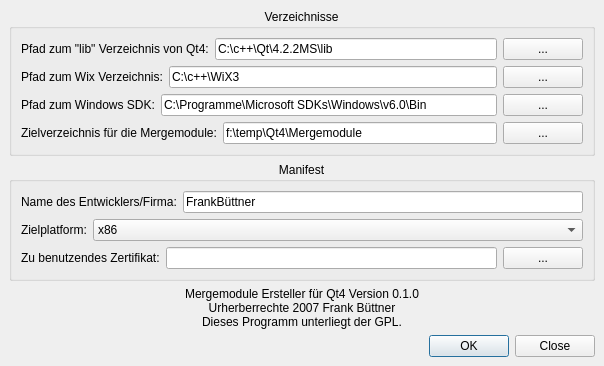
<ui version="4.0" >
 <class>dlgHauptBasis</class>
 <widget class="QMainWindow" name="dlgHauptBasis" >
  <property name="geometry" >
   <rect>
    <x>0</x>
    <y>0</y>
    <width>604</width>
    <height>366</height>
   </rect>
  </property>
  <property name="windowTitle" >
   <string>Mergemodul Ersteller für Qt4</string>
  </property>
  <widget class="QWidget" name="centralwidget" >
   <layout class="QVBoxLayout" >
    <property name="margin" >
     <number>9</number>
    </property>
    <property name="spacing" >
     <number>6</number>
    </property>
    <item>
     <widget class="QGroupBox" name="groupBox" >
      <property name="title" >
       <string>Verzeichnisse</string>
      </property>
      <property name="alignment" >
       <set>Qt::AlignHCenter</set>
      </property>
      <layout class="QVBoxLayout" >
       <property name="margin" >
        <number>9</number>
       </property>
       <property name="spacing" >
        <number>6</number>
       </property>
       <item>
        <layout class="QHBoxLayout" >
         <property name="margin" >
          <number>0</number>
         </property>
         <property name="spacing" >
          <number>6</number>
         </property>
         <item>
          <widget class="QLabel" name="label" >
           <property name="text" >
            <string>Pfad zum "lib" Verzeichnis von Qt4:</string>
           </property>
          </widget>
         </item>
         <item>
          <widget class="QLineEdit" name="txtQtPfad" >
           <property name="sizePolicy" >
            <sizepolicy>
             <hsizetype>7</hsizetype>
             <vsizetype>0</vsizetype>
             <horstretch>255</horstretch>
             <verstretch>0</verstretch>
            </sizepolicy>
           </property>
           <property name="text" >
            <string>C:\c++\Qt\4.2.2MS\lib</string>
           </property>
          </widget>
         </item>
         <item>
          <widget class="QPushButton" name="sfQtPfadSuchen" >
           <property name="sizePolicy" >
            <sizepolicy>
             <hsizetype>1</hsizetype>
             <vsizetype>0</vsizetype>
             <horstretch>0</horstretch>
             <verstretch>0</verstretch>
            </sizepolicy>
           </property>
           <property name="minimumSize" >
            <size>
             <width>0</width>
             <height>0</height>
            </size>
           </property>
           <property name="baseSize" >
            <size>
             <width>0</width>
             <height>0</height>
            </size>
           </property>
           <property name="text" >
            <string>...</string>
           </property>
          </widget>
         </item>
        </layout>
       </item>
       <item>
        <layout class="QHBoxLayout" >
         <property name="margin" >
          <number>0</number>
         </property>
         <property name="spacing" >
          <number>6</number>
         </property>
         <item>
          <widget class="QLabel" name="label_2" >
           <property name="text" >
            <string>Pfad zum Wix Verzeichnis:</string>
           </property>
          </widget>
         </item>
         <item>
          <widget class="QLineEdit" name="txtWixPfad" >
           <property name="sizePolicy" >
            <sizepolicy>
             <hsizetype>7</hsizetype>
             <vsizetype>0</vsizetype>
             <horstretch>255</horstretch>
             <verstretch>0</verstretch>
            </sizepolicy>
           </property>
           <property name="text" >
            <string>C:\c++\WiX3</string>
           </property>
          </widget>
         </item>
         <item>
          <widget class="QPushButton" name="sfWixPfadSuchen" >
           <property name="text" >
            <string>...</string>
           </property>
          </widget>
         </item>
        </layout>
       </item>
       <item>
        <layout class="QHBoxLayout" >
         <property name="margin" >
          <number>0</number>
         </property>
         <property name="spacing" >
          <number>6</number>
         </property>
         <item>
          <widget class="QLabel" name="label_8" >
           <property name="text" >
            <string>Pfad zum Windows SDK:</string>
           </property>
          </widget>
         </item>
         <item>
          <widget class="QLineEdit" name="txtWindowsSDKPfad" >
           <property name="sizePolicy" >
            <sizepolicy>
             <hsizetype>7</hsizetype>
             <vsizetype>0</vsizetype>
             <horstretch>255</horstretch>
             <verstretch>0</verstretch>
            </sizepolicy>
           </property>
           <property name="toolTip" >
            <string>Hier bitte den Pfad eingeben, wo sich die Werkzeuge aus dem Windows SDK befinden.</string>
           </property>
           <property name="text" >
            <string>C:\Programme\Microsoft SDKs\Windows\v6.0\Bin</string>
           </property>
          </widget>
         </item>
         <item>
          <widget class="QPushButton" name="sfWindowsSDKPfadSuchen" >
           <property name="text" >
            <string>...</string>
           </property>
          </widget>
         </item>
        </layout>
       </item>
       <item>
        <layout class="QHBoxLayout" >
         <property name="margin" >
          <number>0</number>
         </property>
         <property name="spacing" >
          <number>6</number>
         </property>
         <item>
          <widget class="QLabel" name="label_3" >
           <property name="text" >
            <string>Zielverzeichnis für die Mergemodule:</string>
           </property>
          </widget>
         </item>
         <item>
          <widget class="QLineEdit" name="txtZielPfad" >
           <property name="sizePolicy" >
            <sizepolicy>
             <hsizetype>7</hsizetype>
             <vsizetype>0</vsizetype>
             <horstretch>255</horstretch>
             <verstretch>0</verstretch>
            </sizepolicy>
           </property>
           <property name="text" >
            <string>f:\temp\Qt4\Mergemodule</string>
           </property>
          </widget>
         </item>
         <item>
          <widget class="QPushButton" name="sfZielpfadSuchen" >
           <property name="text" >
            <string>...</string>
           </property>
          </widget>
         </item>
        </layout>
       </item>
      </layout>
     </widget>
    </item>
    <item>
     <widget class="QGroupBox" name="groupBox_2" >
      <property name="title" >
       <string>Manifest</string>
      </property>
      <property name="alignment" >
       <set>Qt::AlignHCenter</set>
      </property>
      <layout class="QVBoxLayout" >
       <property name="margin" >
        <number>9</number>
       </property>
       <property name="spacing" >
        <number>6</number>
       </property>
       <item>
        <layout class="QHBoxLayout" >
         <property name="margin" >
          <number>0</number>
         </property>
         <property name="spacing" >
          <number>6</number>
         </property>
         <item>
          <widget class="QLabel" name="label_5" >
           <property name="text" >
            <string>Name des Entwicklers/Firma:</string>
           </property>
          </widget>
         </item>
         <item>
          <widget class="QLineEdit" name="txtEntwicklername" >
           <property name="sizePolicy" >
            <sizepolicy>
             <hsizetype>7</hsizetype>
             <vsizetype>0</vsizetype>
             <horstretch>255</horstretch>
             <verstretch>0</verstretch>
            </sizepolicy>
           </property>
           <property name="text" >
            <string>FrankBüttner</string>
           </property>
          </widget>
         </item>
        </layout>
       </item>
       <item>
        <layout class="QHBoxLayout" >
         <property name="margin" >
          <number>0</number>
         </property>
         <property name="spacing" >
          <number>6</number>
         </property>
         <item>
          <widget class="QLabel" name="label_6" >
           <property name="text" >
            <string>Zielplatform:</string>
           </property>
          </widget>
         </item>
         <item>
          <widget class="QComboBox" name="awProzessor" >
           <property name="sizePolicy" >
            <sizepolicy>
             <hsizetype>5</hsizetype>
             <vsizetype>0</vsizetype>
             <horstretch>255</horstretch>
             <verstretch>0</verstretch>
            </sizepolicy>
           </property>
           <item>
            <property name="text" >
             <string>x86</string>
            </property>
           </item>
           <item>
            <property name="text" >
             <string>x64</string>
            </property>
           </item>
           <item>
            <property name="text" >
             <string>ia64</string>
            </property>
           </item>
          </widget>
         </item>
        </layout>
       </item>
       <item>
        <layout class="QHBoxLayout" >
         <property name="margin" >
          <number>0</number>
         </property>
         <property name="spacing" >
          <number>6</number>
         </property>
         <item>
          <widget class="QLabel" name="label_7" >
           <property name="text" >
            <string>Zu benutzendes Zertifikat:</string>
           </property>
          </widget>
         </item>
         <item>
          <widget class="QLineEdit" name="txtZertifikat" >
           <property name="sizePolicy" >
            <sizepolicy>
             <hsizetype>7</hsizetype>
             <vsizetype>0</vsizetype>
             <horstretch>255</horstretch>
             <verstretch>0</verstretch>
            </sizepolicy>
           </property>
           <property name="toolTip" >
            <string>Dies ist der SHA-1 Fingerabdruck des Zertifikates.
Die letzen 8 Bytes bilden den "publicKeyToken" für die Manifeste.</string>
           </property>
           <property name="readOnly" >
            <bool>true</bool>
           </property>
          </widget>
         </item>
         <item>
          <widget class="QPushButton" name="sfZertifikatSuchen" >
           <property name="text" >
            <string>...</string>
           </property>
          </widget>
         </item>
        </layout>
       </item>
      </layout>
     </widget>
    </item>
    <item>
     <widget class="QLabel" name="label_4" >
      <property name="text" >
       <string>Mergemodule Ersteller für Qt4 Version 0.1.0
Urherberrechte 2007 Frank Büttner
Dieses Programm unterliegt der GPL.</string>
      </property>
      <property name="textFormat" >
       <enum>Qt::AutoText</enum>
      </property>
      <property name="alignment" >
       <set>Qt::AlignCenter</set>
      </property>
      <property name="wordWrap" >
       <bool>true</bool>
      </property>
     </widget>
    </item>
    <item>
     <widget class="QDialogButtonBox" name="sfBox" >
      <property name="orientation" >
       <enum>Qt::Horizontal</enum>
      </property>
      <property name="standardButtons" >
       <set>QDialogButtonBox::Close|QDialogButtonBox::NoButton|QDialogButtonBox::Ok</set>
      </property>
     </widget>
    </item>
   </layout>
  </widget>
 </widget>
 <resources/>
 <connections>
  <connection>
   <sender>sfBox</sender>
   <signal>rejected()</signal>
   <receiver>dlgHauptBasis</receiver>
   <slot>close()</slot>
   <hints>
    <hint type="sourcelabel" >
     <x>282</x>
     <y>332</y>
    </hint>
    <hint type="destinationlabel" >
     <x>282</x>
     <y>191</y>
    </hint>
   </hints>
  </connection>
 </connections>
</ui>
